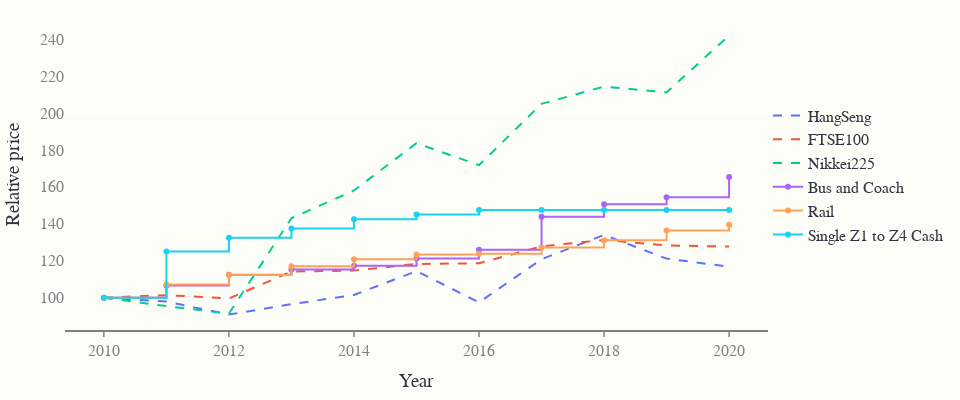

The notebook cell saved with this chart:
### Code cell
selected_stocks = indices_keys[:3]
selected_fares = transportation_keys[:3]
comparison_plot(combined_stocks, combined_fares, selected_fares, selected_stocks, 2010, 2020)

### Figure 1 — Plotly figure (JSON) as saved in the notebook; plotly's stock layout.template omitted (floating-point values rounded to 4 significant figures)
{"data": [{"line": {"dash": "dash"}, "mode": "lines", "name": "HangSeng", "type": "scatter", "x": [2010, 2011, 2012, 2013, 2014, 2015, 2016, 2017, 2018, 2019, 2020], "y": [100.0, 97.92, 90.92, 96.49, 101.5, 114.4, 97.5, 120.9, 134.0, 121.2, 116.8]}, {"line": {"dash": "dash"}, "mode": "lines", "name": "FTSE100", "type": "scatter", "x": [2010, 2011, 2012, 2013, 2014, 2015, 2016, 2017, 2018, 2019, 2020], "y": [100.0, 101.4, 99.59, 114.2, 114.7, 118.3, 118.6, 127.8, 131.3, 128.3, 127.7]}, {"line": {"dash": "dash"}, "mode": "lines", "name": "Nikkei225", "type": "scatter", "x": [2010, 2011, 2012, 2013, 2014, 2015, 2016, 2017, 2018, 2019, 2020], "y": [100.0, 95.47, 91.46, 143.1, 158.1, 183.7, 171.7, 205.0, 214.3, 211.2, 242.0]}, {"line": {"shape": "hv"}, "mode": "lines+markers", "name": "Bus and Coach", "type": "scatter", "x": [2010, 2011, 2012, 2013, 2014, 2015, 2016, 2017, 2018, 2019, 2020], "y": [100.0, 106.7, 112.4, 115.3, 117.3, 121.2, 125.9, 143.9, 150.7, 154.4, 165.4]}, {"line": {"shape": "hv"}, "mode": "lines+markers", "name": "Rail", "type": "scatter", "x": [2010, 2011, 2012, 2013, 2014, 2015, 2016, 2017, 2018, 2019, 2020], "y": [100.0, 107.1, 112.3, 117.0, 120.9, 123.4, 123.7, 127.2, 131.1, 136.4, 139.5]}, {"line": {"shape": "hv"}, "mode": "lines+markers", "name": "Single Z1 to Z4 Cash", "type": "scatter", "x": [2010, 2011, 2012, 2013, 2014, 2015, 2016, 2017, 2018, 2019, 2020], "y": [100.0, 125.0, 132.5, 137.5, 142.5, 145.0, 147.5, 147.5, 147.5, 147.5, 147.5]}], "layout": {"font": {"color": "#31333F", "family": "sans-serif", "size": 16}, "height": 400, "legend": {"x": 1, "y": 0.5}, "margin": {"b": 40, "l": 40, "r": 20, "t": 20}, "paper_bgcolor": "#fdfdf8", "plot_bgcolor": "#fdfdf8", "showlegend": true, "width": 960, "xaxis": {"linecolor": "#7f7f7f", "linewidth": 2, "rangeselector": {"font": {"color": "#000000"}}, "showgrid": false, "tickfont": {"color": "#7f7f7f"}, "ticks": "outside", "title": {"text": "Year"}}, "yaxis": {"tickfont": {"color": "#7f7f7f"}, "title": {"text": "Relative price"}}}}
